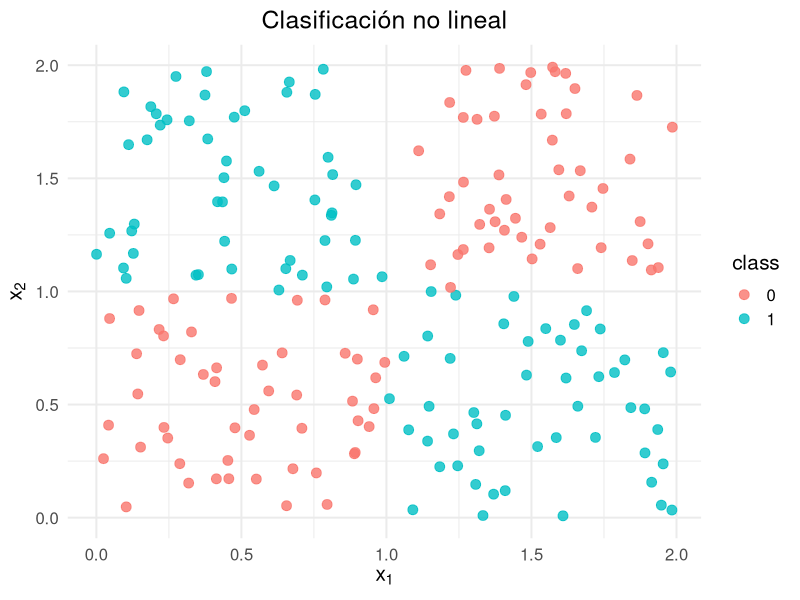

Reproduce this figure in R.
## ---- chunk 1
knitr::opts_chunk$set(echo = FALSE)
knitr::opts_chunk$set(message = FALSE, warning = FALSE)
## ---- chunk 2
library(ggplot2)
set.seed(123)
n <- 50
x1 <- c(runif(n, 0, 1), runif(n, 0, 1), runif(n, 1, 2), runif(n, 1, 2))
x2 <- c(runif(n, 0, 1), runif(n, 1, 2), runif(n, 0, 1), runif(n, 1, 2))
class <- factor(c(rep(0, n), rep(1, n), rep(1, n), rep(0, n)))
data <- data.frame(x1 = x1, x2 = x2, class = class)
ggplot(data, aes(x = x1, y = x2, color = class)) +
  geom_point(size = 3, alpha = 0.8) +
  labs(
    title = "Clasificación no lineal",
    x = expression(x[1]),
    y = expression(x[2])
  ) +
  theme_minimal(base_size = 15) +
  theme(
    plot.title = element_text(hjust = 0.5)
  )
